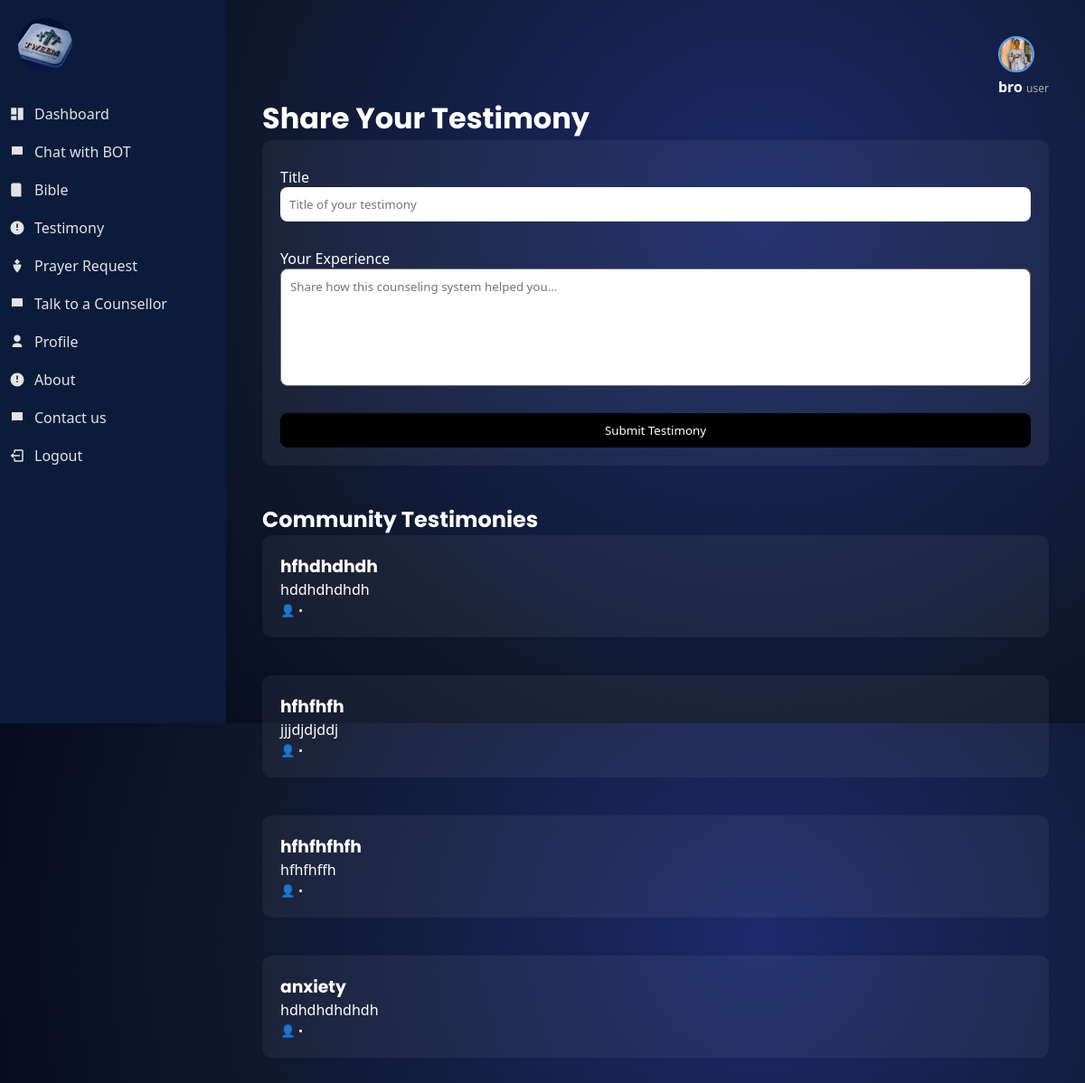
The page /testimony (signed in) on the database its author committed.
### tables this page shows
CREATE TABLE users (
            id INTEGER PRIMARY KEY AUTOINCREMENT,
            name TEXT NOT NULL,
            email TEXT UNIQUE NOT NULL,
            password TEXT NOT NULL
        , role TEXT DEFAULT 'user', profile_pic TEXT, is_verified INTEGER DEFAULT 0, status TEXT DEFAULT 'active', warning TEXT DEFAULT '', reset_token TEXT);

CREATE TABLE testimonies (
            id INTEGER PRIMARY KEY AUTOINCREMENT,
            user_id INTEGER,
            title TEXT,
            message TEXT,
            created_at TIMESTAMP DEFAULT CURRENT_TIMESTAMP
        );

### app.py (the view, shortened to what this page needs)
@app.route("/testimony", methods=["GET", "POST"])
def testimony():
    if "user_id" not in session:
        return redirect(url_for("home"))
    conn = sqlite3.connect("database.db")
    conn.row_factory = sqlite3.Row
    cursor = conn.cursor()
    message = ""
    cursor.execute("""
        SELECT testimonies.title, testimonies.message, users.name
        FROM testimonies
        JOIN users ON testimonies.user_id = users.id
        ORDER BY testimonies.id DESC
    """)
    testimonies = cursor.fetchall()
    conn.close()
    return render_template(
        "testimony.html",
        testimonies=testimonies,
        message=message
    )

### app.py (called while the page is built)
@app.context_processor
def inject_user():
    if "user_id" in session:
        conn = sqlite3.connect("database.db")
        conn.row_factory = sqlite3.Row
        cursor = conn.cursor()
        cursor.execute("SELECT * FROM users WHERE id=?", (session["user_id"],))
        user = cursor.fetchone()
        conn.close()
        return dict(user=user)
    return dict(user=None)

### templates/testimony.html (shortened to what this page needs)
{% extends "layout.html" %}
{% block content %}
<h1>Share Your Testimony</h1>
<div class="bible-card">
<form method="POST">
<div class="form-group">
<label>Title</label>
<input type="text" name="title" placeholder="Title of your testimony" required>
</div>
<div class="form-group">
<label>Your Experience</label>
<textarea name="message" rows="6" placeholder="Share how this counseling system helped you..." required></textarea>
</div>
<button type="submit">Submit Testimony</button>
</form>
</div>
<br>
<h2>Community Testimonies</h2>
{% if testimonies %}
{% for testimony in testimonies %}
<div class="bible-card">
<h3>{{ testimony.title }}</h3>
<p>{{ testimony.message }}</p>
<small>
👤 {{ testimony.username }} • {{ testimony.created_at }}
</small>
</div>
<br>
{% endfor %}
{% else %}
<p>No testimonies shared yet.</p>
{% endif %}
{% endblock %}

### templates/layout.html (shortened to what this page needs)
<!DOCTYPE html>
<html lang="en">
<head>
    <link rel="stylesheet" href="{{ url_for('static', filename='css/style.css') }}">
</head>
<body class="light">
<div class="app">
    <aside class="sidebar" id="sidebar">
        <div class="logo" onclick="toggleSidebar()">
            <img src="{{ url_for('static', filename='images/Tweem logo.jpg') }}" class="app-logo">
        </div>
        <nav class="menu">
            {% if session.get("role") == "admin" %}
            <a href="/admin/dashboard">
                <svg><use href="#icon-dashboard"/></svg>
                Dashboard
            </a>
            <a href="/admin/chats">
                <svg><use href="#icon-chat"/></svg>
                Counselling Chats
            </a>
            <a href="/admin/prayers">
                <svg><use href="#icon-prayer"/></svg>
                Prayer Requests
            </a>
            <a href="/admin/testimonies">
                <svg><use href="#icon-testimony"/></svg>
                Testimonies
            </a>
            <a href="/admin/users">
                <svg><use href="#icon-users"/></svg>
                Manage Users
            </a>
            <a href="/admin/contacts">
                <svg><use href="#icon-chat"/></svg>
                Contact Messages
            </a>
            {% else %}
            <a href="/dashboard">
                <svg><use href="#icon-dashboard"/></svg>
                Dashboard
            </a>
            <a href="/chat">
                <svg><use href="#icon-chat"/></svg>
                Chat with BOT
            </a>
            <a href="/bible">
                <svg><use href="#icon-bible"/></svg>
                Bible
            </a>
            <a href="/testimony">
                <svg><use href="#icon-testimony"/></svg>
                Testimony
            </a>
            <a href="/prayer">
                <svg><use href="#icon-prayer"/></svg>
                Prayer Request
            </a>
            <a href="/counselor_chat">
                <svg><use href="#icon-chat"/></svg>
                Talk to a Counsellor
            </a>
            <a href="/profile">
                <svg><use href="#icon-user"/></svg>
                Profile
            </a>
            <a href="/about">
                <svg><use href="#icon-testimony" /></svg>
                About
            </a>
             <a href="/contact">
                <svg><use href="#icon-chat" /></svg>
                Contact us
            </a>
            {% endif %}
            <a href="/logout">
                <svg><use href="#icon-logout"/></svg>
                Logout
            </a>
        </nav>
    </aside>
    <main class="content" id="content">
       <header class="topbar">
<div class="topbar-right">
<div class="topbar-right">
    <div class="admin-profile">
        <div class="profile-dropdown">
            <img
            src="{{ url_for('static', filename='uploads/' + user['profile_pic']) if user is defined and user['profile_pic'] else url_for('static', filename='logo.jpg') }}"
            class="profile-img"
            >
        <div class="admin-info">
            <span class="admin-name">{{ session.get("user_name", "User") }}</span>
            <span class="admin-role">{{ session.get("role", "Member") }}</span>
        </div>
</div>
</div>
</header>
        {% block content %}{% endblock %}
    </main>
</div>
</body>
</html>

### static/css/style.css (style rules this page uses)
* { margin: 0; padding: 0; box-sizing: border-box; font-family: 'Segoe UI', sans-serif; }
body, .sidebar, .content, .card, .bible-card { transition: background 0.4s ease, color 0.4s ease, width 0.35s ease, opacity 0.3s ease, transform 0.3s ease; }
body { font-family: 'Nunito', sans-serif; }
h1, h2, h3 { font-family: 'Poppins', sans-serif; }
body { min-height: 100vh; background: radial-gradient(circle at 70% 30%, #1b2a6b, #0f172a 60%, #020617 100%); color: white; overflow-x: hidden; transition: 0.3s ease; }
body::before { content: ""; position: fixed; width: 100%; height: 100%; background: url("https://www.transparenttextures.com/patterns/stardust.png"); opacity: 0.15; z-index: -1; }
.app { display: flex; height: 100vh; }
.sidebar { width: 250px; background: #0b1b3b; color: white; transition: width 0.35s ease; overflow: hidden; position: relative; }
.menu a { padding: 15px 20px; color: white; text-decoration: none; transition: opacity 0.3s ease, transform 0.3s ease, background 0.3s ease; }
.content { flex: 1; padding: 30px; transition: opacity 0.3s ease; }
body { transition: background 0.4s ease, color 0.4s ease; }
.menu { display: flex; flex-direction: column; }
.menu a { padding: 15px 20px; color: white; text-decoration: none; transition: 0.3s ease; }
.content { flex: 1; padding: 40px; position: relative; }
.topbar { display: flex; justify-content: flex-end; }
.bible-card { background: rgba(255,255,255,0.05); padding: 20px; border-radius: 10px; margin-bottom: 20px; }
.bible-card form { display: flex; gap: 10px; margin-top: 10px; }
.bible-card input { flex: 1; padding: 10px; border-radius: 8px; border: none; }
.bible-card button { padding: 10px 20px; border-radius: 8px; border: none; cursor: pointer; }
a { text-decoration: none; color: black; }
button { background-color: black; color: white; border: none; padding: 4px 16px; cursor: pointer; }
.form-group { display: flex; flex-direction: column; margin-bottom: 20px; }
input, textarea { width: 100%; padding: 10px; border-radius: 8px; }
form { display: flex; flex-direction: column; gap: 15px; }
.topbar-right { display: flex; justify-content: flex-end; }
.admin-profile { display: flex; align-items: center; gap: 10px; }
.profile-img { width: 40px; height: 40px; border-radius: 50%; object-fit: cover; cursor: pointer; border: 2px solid #4da3ff; }
.profile-dropdown { position: relative; }
.admin-name { font-weight: bold; }
.admin-role { font-size: 12px; color: #aaa; }
.app-logo { width: 100px; height: 100px; object-fit: contain; padding: 20px; border-radius: 12px; border-radius: 50%; object-fit: cover; cursor: pointer; transition: 0.3s; }
.menu a { display: flex; align-items: center; gap: 10px; padding: 10px; text-decoration: none; color: #e4e3e3; }
.menu svg { width: 18px; height: 18px; fill: currentColor; }

### rows shown on the page
users: profile_pic (picture), get "bro"
testimonies: title "hfhdhdhdh", message "hddhdhdhdh"
testimonies: title "hfhfhfh", message "jjjdjdjddj"
testimonies: title "hfhfhfhfh", message "hfhfhffh"
testimonies: title "anxiety", message "hdhdhdhdhdh"

### other values the page prints
{{ session.get("role", "Member") }} "user"
